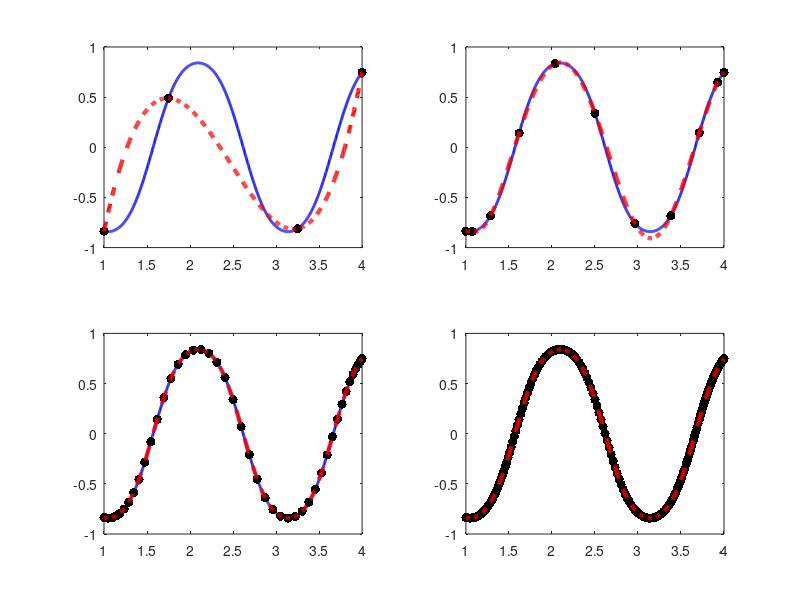
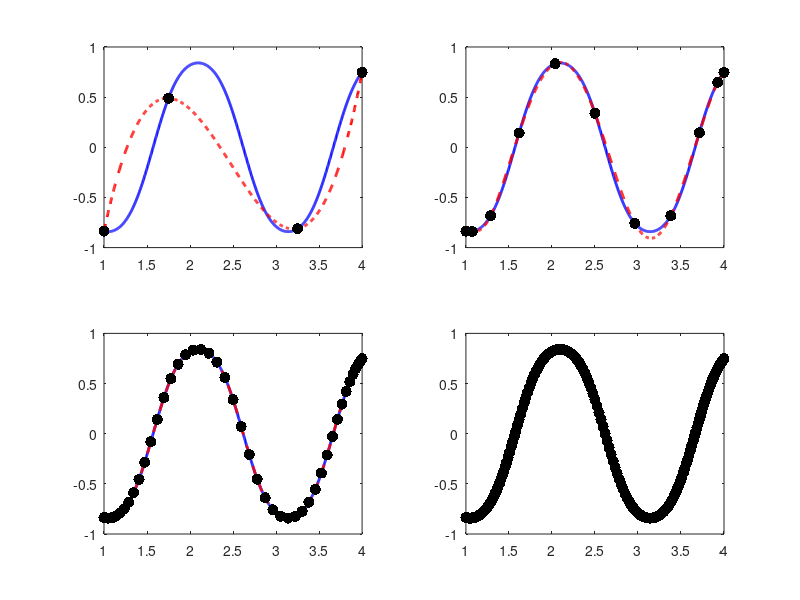
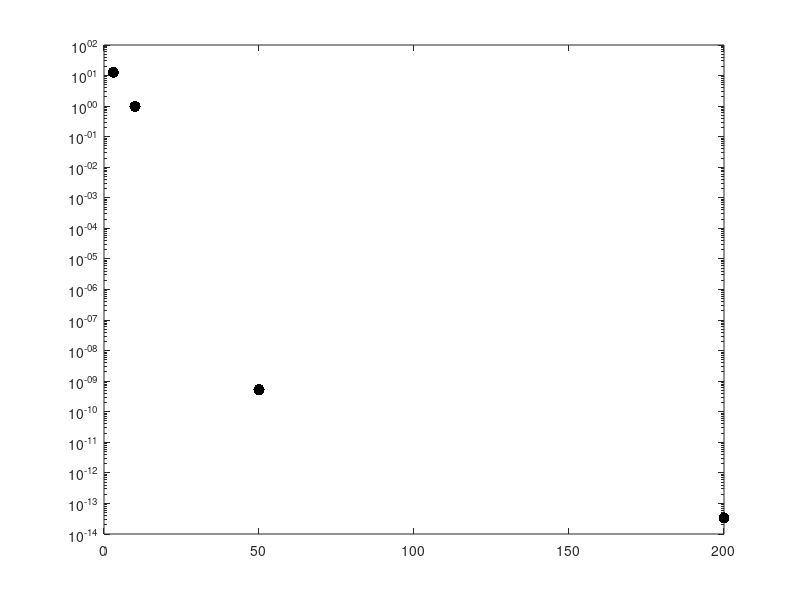
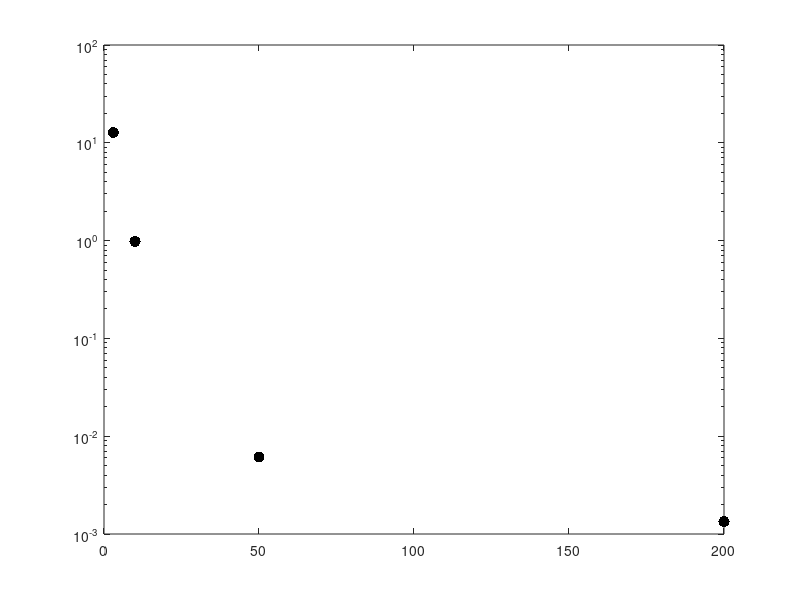

Recreate these plots in MATLAB, in order.
%% AE 370 HW 1
%
% Date:     01/31/2020
% Modified: 02/01/2020
% Author:   Tiger Hou (linyih2)

%% Problem 1

%% Problem 2
close all hidden
clear;clc

% -----------------------------------------
% Part a

% -----------------------------------------
% Part b

% -------------------------
% Lagrange basis

n_vect = [3,10,50,200];
f = @(x) sin(cos(3*x)); 
intv = [1,4];
err = zeros(size(n_vect));
condn = zeros(size(n_vect));

for i = 1:length(n_vect)
    n = n_vect(i);
    
    xp = (intv(1)+intv(2))/2 + (intv(1)-intv(2))/2*cos((0:n)*pi/n);
    fp = f(xp);
    dp = fp;
    A = eye(n+1);
    
    xx = linspace(intv(1),intv(2),1000);
    pn = 0;
    for j = 1:n+1
        Li = @(x) 1;
        
        for k = 1:n+1
            if k ~= j
                Li = @(x) (x-xp(k)) ./ (xp(j)-xp(k)) .* Li(x);
            end
        end
        pn = pn + dp(j) * Li(xx);
    end
    
    figure(1)
    subplot(2,2,i)
    plot(xx,f(xx),'b-','lineWidth',2), hold on
    plot(xp,f(xp),'k.','markersize',20)
    plot(xx,pn,'r--','linewidth',3)
    
    err(i) = norm(f(xx)-pn);
    condn(i) = cond(A);
end

hold off

figure(101)
semilogy(n_vect,err,'k.','markersize',24,'linewidth',2)
figure(201)
semilogy(n_vect,condn,'k.','markersize',24,'linewidth',2)


% -------------------------
%% Monomial basis
close all
clear;clc

n_vect = [3,10,50,200];
f = @(x) sin(cos(3*x)); 
intv = [1,4];
err = zeros(size(n_vect));
condn = zeros(size(n_vect));

for i = 1:length(n_vect)
    n = n_vect(i);
    
    xp = (intv(1)+intv(2))/2 + (intv(1)-intv(2))/2*cos((0:n)*pi/n);
    fp = f(xp);
    
    A = zeros(n+1,n+1);
    for j = 1:n+1
        A(:,j) = xp' .^ (j-1);
    end
    dp = A\(fp');
    
    xx = linspace(intv(1),intv(2),1000);
    pn = 0;
    Li = @(x) 0;
    for k = 1:n+1
        Li = @(x) dp(k) .* x.^(k-1) + Li(x);
    end
    pn = Li(xx);
    
    figure(2)
    subplot(2,2,i)
    plot(xx,f(xx),'b-','lineWidth',2), hold on
    plot(xx,pn,'r--','linewidth',2)
    plot(xp,f(xp),'k.','markersize',24)
    
    err(i) = norm(f(xx)-pn);
    condn(i) = cond(A);
end

hold off

figure(102)
semilogy(n_vect,err,'k.','markersize',24,'linewidth',2)
figure(202)
semilogy(n_vect,condn,'k.','markersize',24,'linewidth',2)

% -----------------------------------------
% Part c
